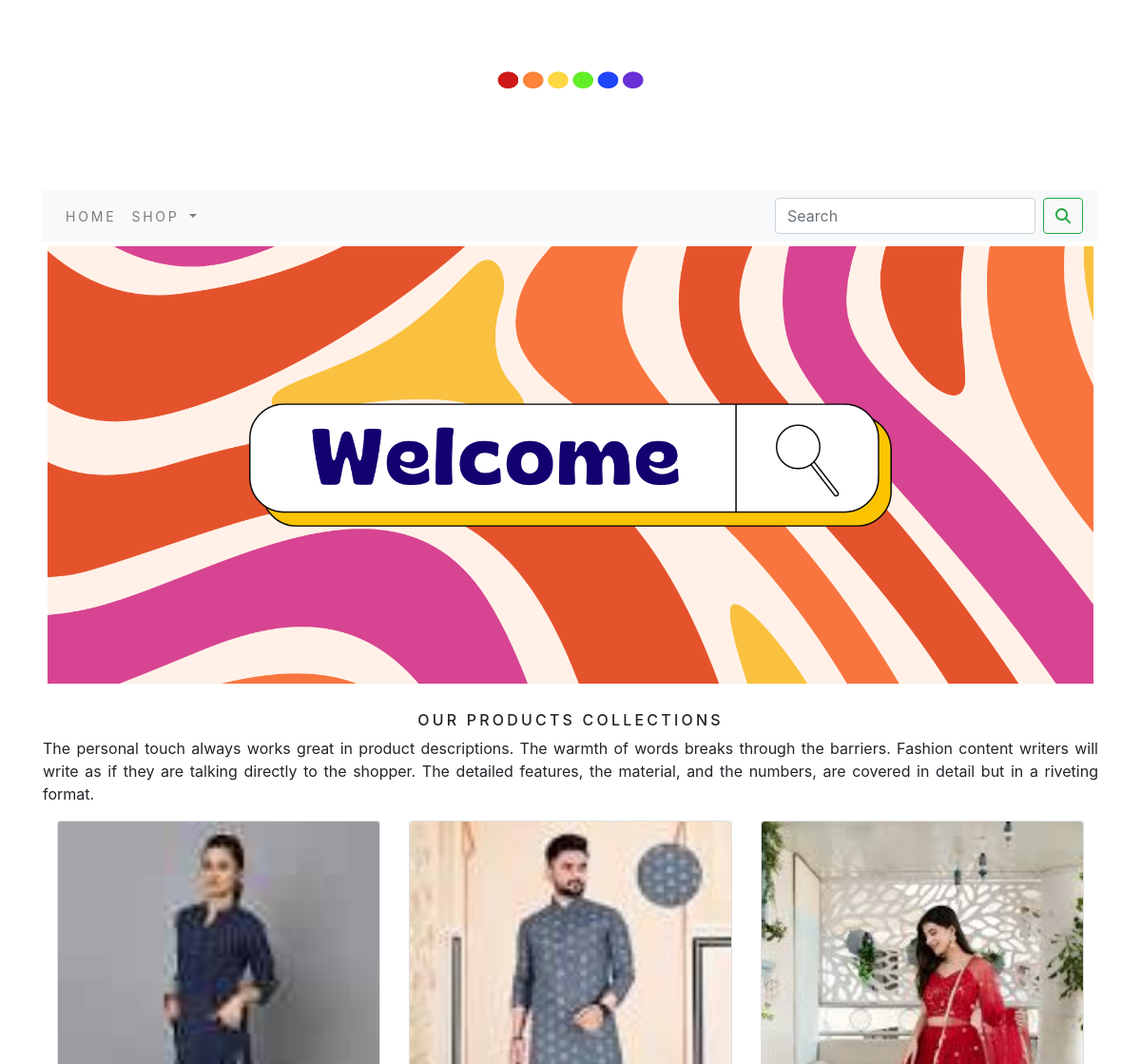
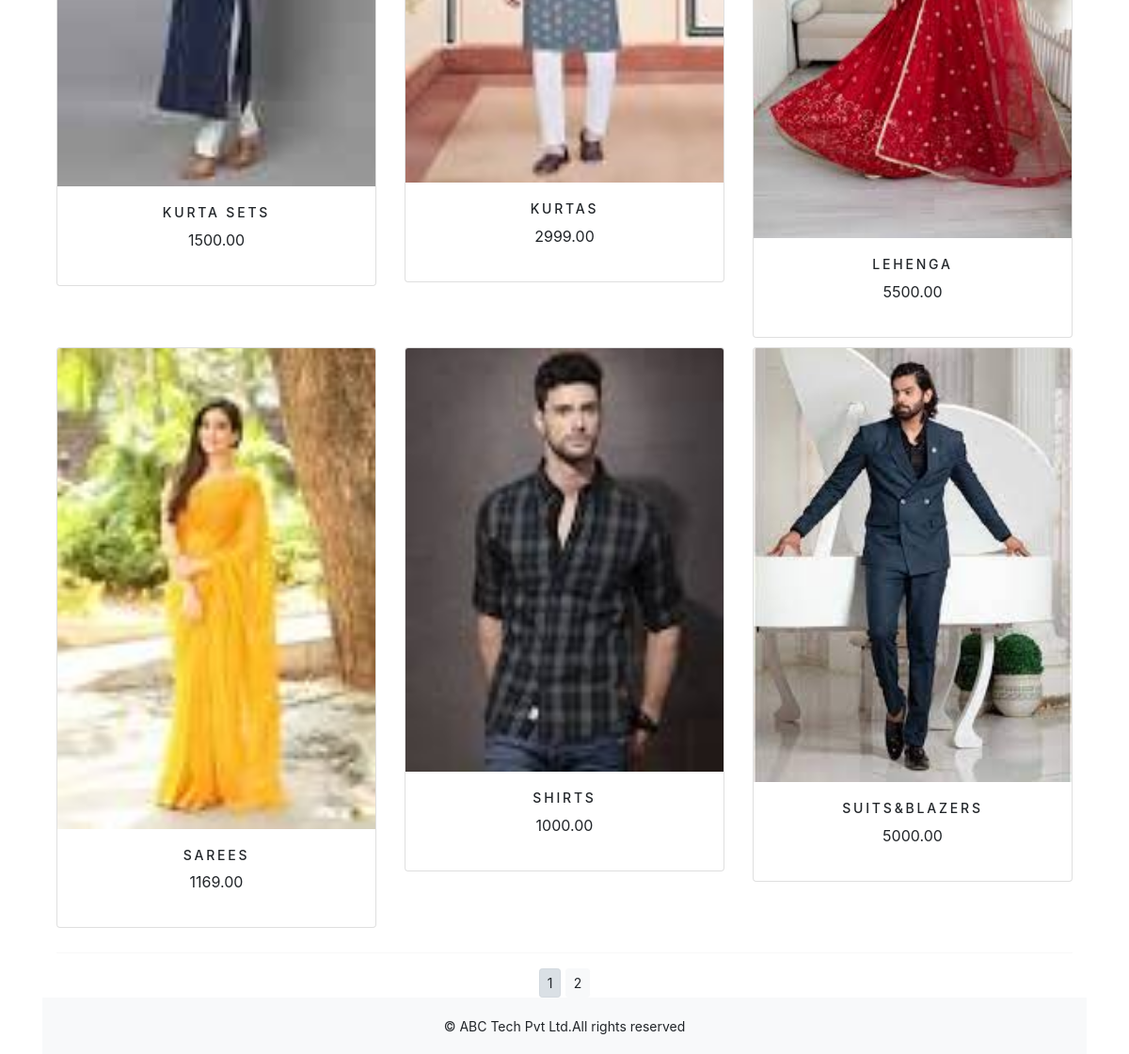
The app's page /shop/ with its own data (2 pictures, top to bottom).
### shopapp/models.py (models this page shows, shortened)
class Product(models.Model):
    name = models.CharField(max_length=250, unique=True)
    slug = models.SlugField(max_length=250, unique=True)
    description = models.TextField(blank=True)
    price=models.DecimalField(max_digits=10,decimal_places=2)
    category=models.ForeignKey(Category,on_delete=models.CASCADE)
    image=models.ImageField(upload_to='product',blank=True)
    stock=models.IntegerField()
    available=models.BooleanField(default=True)
    created=models.DateTimeField(auto_now_add=True)
    updated=models.DateTimeField(auto_now=True)
    def get_url(self):
        return reverse('shopapp:prodCatdetail',args=[self.category.slug,self.slug])
    class Meta:
        ordering=('name',)
        verbose_name='product'
        verbose_name_plural='products'

### shopapp/views.py (the view)
# urls.py: path('',views.allProdCat,name='allProdCat'),
def allProdCat(request,c_slug=None):
    c_page=None
    products_list=None
    if c_slug!=None:
        c_page=get_object_or_404(Category,slug=c_slug)
        products_list=Product.objects.all().filter(category=c_page,available=True)
    else:
        products_list=Product.objects.all().filter(available=True)
    paginator=Paginator(products_list,6)
    try:
        page=int(request.GET.get('page','1'))
    except:
        page=1
    try:
        products=paginator.page(page)
    except (EmptyPage,InvalidPage):
        products=paginator.page(paginator.num_pages)
    return render(request,"category.html",{'category':c_page,'products':products})

### cart/context_processors.py (called while the page is built)
def counter(request):
    item_count=0
    if 'admin' in request.path:
        return {}
    else:
        try:
            cart=Cart.objects.filter(cart_id=_cart_id(request))
            cart_items=CartItem.objects.all().filter(cart=cart[:1])
            for cart_item in cart_items:
                item_count += cart_item.quantity
        except Cart.DoesNotExist:
            item_count=0
    return dict(item_count=item_count)

### cart/views.py (called while the page is built)
def _cart_id(request):
    cart=request.session.session_key
    if not cart:
        cart=request.session.create()
    return cart

### shopapp/context_processors.py (called while the page is built)
def menu_links(request):
    links=Category.objects.all()
    return dict(links=links)

### shopapp/models.py (called while the page is built)
    def get_url(self):
        return reverse('shopapp:products_by_category',args=[self.slug])

### templates/category.html (shortened to what this page needs)
{% extends 'base.html' %}
{% load static %}
{% block content %}
<div class="mx_auto">
    {% if category %}
    <img class="my_image" src="{{category.image.url}}" alt="{{category.name}}" height="10px;" width="100px;">
</div>
<br>
<div>
    <h1 class="text-center my_title">{{category.name}}</h1>
    <p class="text-justify">{{category.description}}</p>
</div>
{% else %}
<div>
    <img class="my_image my_image_padding" src="{% static 'img/banner.png' %}" alt="our products" width="1500px;" height="300px;" align="center;">
</div>
<br>
<div>
    <h1 class="text-center my_title">Our Products Collections</h1>
    <p class="text-justify">The personal touch always works great in product descriptions. The warmth of words breaks through the barriers. Fashion content writers will write as if they are talking directly to the shopper. The detailed features, the material, and the numbers, are covered in detail but in a riveting format. </p>
</div>
{% endif %}
<div class="container">
    <div class="row mx_auto">
        {% for product in products.object_list %}
        <div class="my_bottom_margin col-9 col-sm-12 col-md-4 xol-lg-4">
            <div class="card text-center" style="min-width: 18rem;">
                <a href="{{product.get_url}}"><img class="card-img-top my_image" src="{{product.image.url}}" alt="{{product.name}}" height="200px;" width="200px;"></a>
                <div class="card-body">
                    <h4>{{product.name}}</h4>
                    <p>{{product.price}}</p>
                </div>
            </div>
        </div>
        {% endfor %}
    </div>
    <div class="mx_auto">
        {% if products.paginator.num_pages > 1 %}
        <hr>
        <div class="text-center">
            {% for pg in products.paginator.page_range %}
            <a href="?page={{pg}}" class="btn btn-light btn-sm {% if products.number == pg %} active {% endif %}">{{pg}}</a>
            {% endfor %}
        </div>
        {% endif %}
    </div>
</div>
{% endblock %}

### templates/base.html (shortened to what this page needs)
{% load static %}
<!DOCTYPE html>
<html lang="en">
<head>
    <link href="https://cdn.jsdelivr.net/npm/bootstrap@5.2.0/dist/css/bootstrap.min.css" rel="stylesheet">
    <link rel="stylesheet" href="{% static 'css/custom.css' %}">
    <link rel="stylesheet" href="{% static 'css/bootstrap.min.css' %}">
</head>
<body>
<div class="container">
    {% include 'header.html' %}
    {% include 'nav.html' %}
    {% block content %}
    {% endblock %}
</div>
{% include 'footer.html' %}
</body>
</html>

### templates/header.html
{% load static %}
<header>
    <center>
        <a href="{% url 'shopapp:allProdCat' %}"></a> <img src="{% static 'img/logo.png' %}" alt="logimage" width="200px;" height="200px;">
    </center>
</header>

### templates/nav.html (shortened to what this page needs)
<nav class="navbar navbar-expand-lg navbar-light bg-light">
  <div class="collapse navbar-collapse" id="navbarSupportedContent">
    <ul class="navbar-nav mr-auto">
      <li class="nav-item">
        <a class="nav-link" href="#">Home</a>
      </li>
      <li class="nav-item dropdown {% if 'shopapp' in request.path %} active {% endif %}">
        <a class="nav-link dropdown-toggle" href="#" id="navbarDropdown" role="button" data-toggle="dropdown" aria-haspopup="true" aria-expanded="false">
          Shop
        </a>
      </li>
    </ul>
    <form class="form-inline my-2 my-lg-0" method="get" action="{% url 'search_app:SearchResult' %}">
      <input class="form-control mr-sm-2" type="search" placeholder="Search" name="q" aria-label="Search">
      <button class="btn btn-outline-success my-2 my-sm-0" type="submit"><i class="fa-solid fa-magnifying-glass"></i></button>
    </form>
  </div>
</nav>

### templates/footer.html
<div class="footer navbar-fixed-bottom my_footer">
  <p class="text-center">&copy; ABC Tech Pvt Ltd.All rights reserved</p>
</div>

### static/css/custom.css (style rules this page uses)
body { font-family: 'Roboto', sans-serif; }
.nav-item { letter-spacing: .2em; font-size: 14px; text-transform: uppercase; }
.my_footer { background-color: #f8f9fa; height: 60px; }
.my_footer p { padding-top: 20px; font-size: 14px; }
.my_image { width: 100%; height: auto; }
.my_title { font-size: 16px; text-transform: uppercase; letter-spacing: .2em; }
.my_image_padding { padding: 5px; }
.my_bottom_margin { margin-bottom: 10px; }
.card-body h4 { font-size: 14px; text-transform: uppercase; letter-spacing: .2em; }

### records on screen
Product: image (picture), name "KURTA SETS", price "1500.00"
Product: image (picture), name "KURTAS", price "2999.00"
Product: image (picture), name "LEHENGA", price "5500.00"
Product: image (picture), name "SAREES", price "1169.00"
Product: image (picture), name "SHIRTS", price "1000.00"
Product: image (picture), name "SUITS&BLAZERS", price "5000.00"

### other values on screen
{{ pg }} "1" "2"
